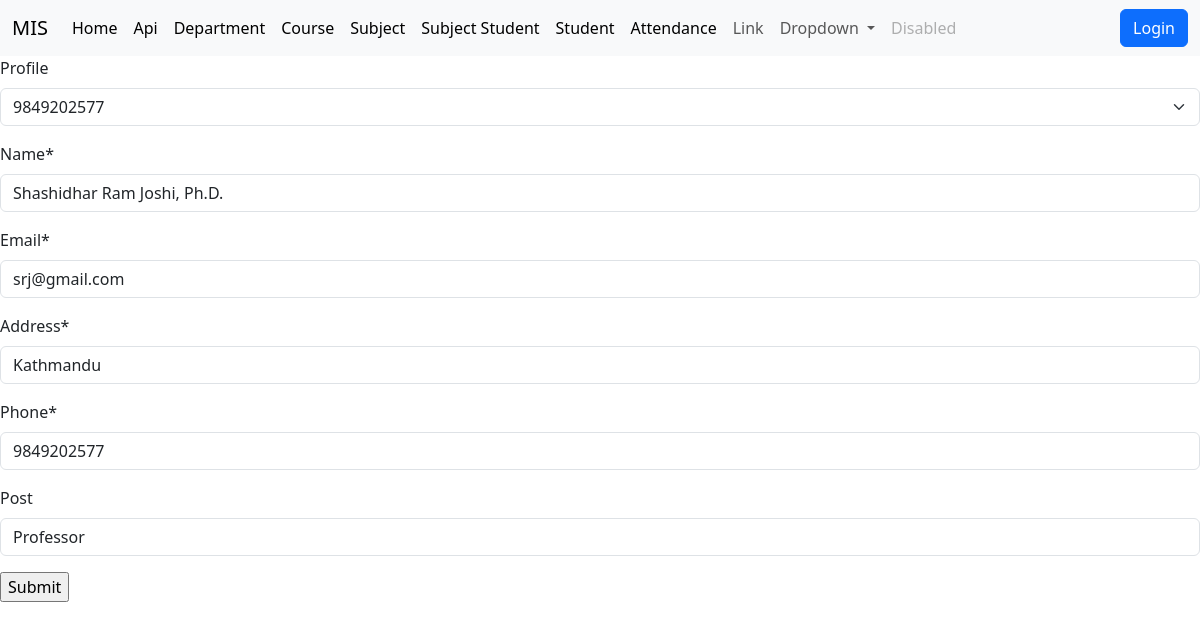
The app's page /teacher_update/6 with its own data.
### api/models.py (models this page shows, shortened)
class Teacher(models.Model):
    profile = models.ForeignKey(Profile,blank=True,null=True, on_delete=models.CASCADE)
    name=models.CharField(max_length=100)
    email=models.EmailField(max_length=254)
    address=models.CharField(max_length=100)
    phone=models.CharField(max_length=15,unique=True)
    post=models.CharField(max_length=30,blank=True)

### Home/views.py (the view)
# urls.py: path('teacher_update/<int:id>', views.update_teacher, name='teacher_update'),
def update_teacher(request, id):
    teacher = Teacher.objects.get(pk=id)
    if request.method == 'POST':
        form = TeacherForm(request.POST, instance=teacher)
        if form.is_valid():
            form.save()
            messages.success(request, 'teacher has been updated successfully')
            return redirect('/teacher')
        else:
            messages.error(request, 'teacher could not be updated')
    else:
        form = TeacherForm(instance=teacher)
    context = {
        'form': form,
        'teacher': teacher
    }
    return render(request, 'update_teacher.html', context)

### Home/forms.py (shortened to what this page needs)
class TeacherForm(forms.ModelForm):
    class Meta:
        model = api.Teacher
        fields = "__all__"

### api/models.py (called while the page is built)
    def __str__(self):
        return self.user.username

### templates/update_teacher.html (shortened to what this page needs)
{% extends 'base.html' %}
{%load crispy_forms_tags %}
{% block body %}
<form action = "" method = "post">
    {{form |crispy }}
    <input type="submit" value="Submit">
</form>
{% endblock body %}

### records on screen
Teacher: profile "9849202577", name "Shashidhar Ram Joshi, Ph.D.", email "srj@gmail.com", address "Kathmandu", phone "9849202577", post "Professor"
